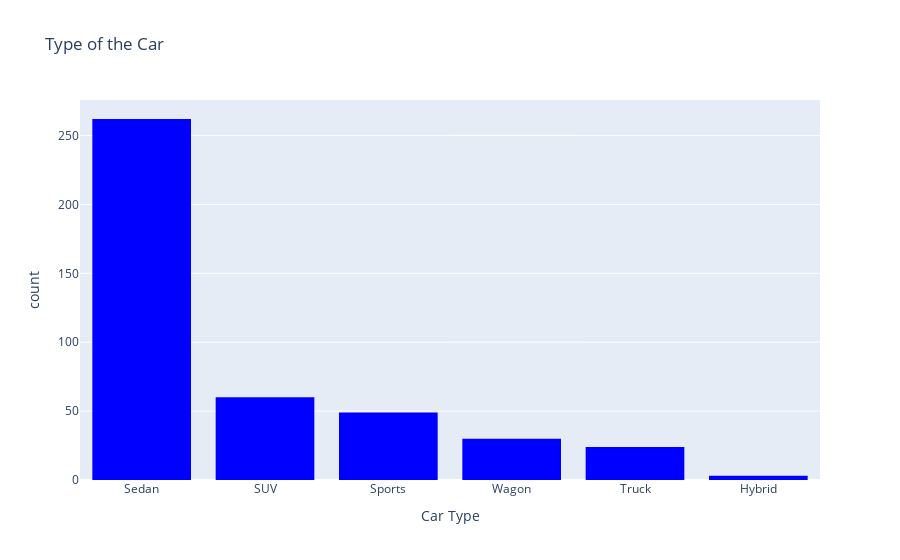

Notebook code for this chart:
### Code cell
fig = px.histogram(data, x = 'Type', labels = {'Type':'Car Type'}, 
                  title = 'Type of the Car', 
                   histfunc='count',
                   #color = 'Make'
                  color_discrete_sequence=['Blue']).update_xaxes(categoryorder="total descending")
fig.show()

### Figure 1 — Plotly figure (JSON) as saved in the notebook; plotly's stock layout.template omitted (floating-point values rounded to 4 significant figures; data arrays with more than 128 entries replaced by an {"elided": "..."} marker saying what was removed)
{"data": [{"alignmentgroup": "True", "bingroup": "x", "histfunc": "count", "hovertemplate": "Car Type=%{x}<br>count=%{y}<extra></extra>", "legendgroup": "", "marker": {"color": "Blue"}, "name": "", "offsetgroup": "", "orientation": "v", "showlegend": false, "type": "histogram", "x": {"elided": "428 str values"}, "xaxis": "x", "yaxis": "y"}], "layout": {"barmode": "relative", "legend": {"tracegroupgap": 0}, "title": {"text": "Type of the Car"}, "xaxis": {"anchor": "y", "categoryorder": "total descending", "domain": [0, 1], "title": {"text": "Car Type"}}, "yaxis": {"anchor": "x", "domain": [0, 1], "title": {"text": "count"}}}}
